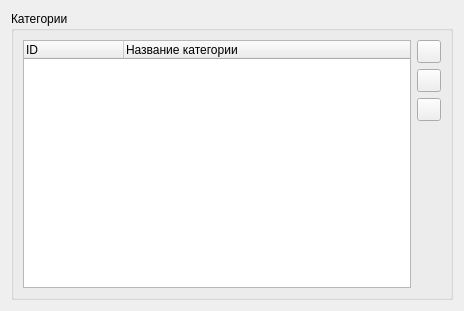
<?xml version="1.0" encoding="UTF-8"?>
<ui version="4.0">
 <class>CCategoriesWidget</class>
 <widget class="QWidget" name="CCategoriesWidget">
  <property name="geometry">
   <rect>
    <x>0</x>
    <y>0</y>
    <width>464</width>
    <height>311</height>
   </rect>
  </property>
  <property name="windowTitle">
   <string>Управление категориями</string>
  </property>
  <layout class="QGridLayout" name="gridLayout">
   <item row="0" column="0">
    <widget class="QGroupBox" name="groupBox">
     <property name="title">
      <string>Категории</string>
     </property>
     <layout class="QGridLayout" name="gridLayout_2">
      <item row="0" column="0">
       <widget class="QTreeWidget" name="twCategories">
        <column>
         <property name="text">
          <string notr="true">ID</string>
         </property>
        </column>
        <column>
         <property name="text">
          <string>Название категории</string>
         </property>
        </column>
       </widget>
      </item>
      <item row="0" column="1">
       <layout class="QVBoxLayout" name="verticalLayout">
        <item>
         <widget class="QToolButton" name="tbnCategoriesAdd">
          <property name="text">
           <string/>
          </property>
          <property name="icon">
           <iconset resource="../main_res.qrc">
            <normaloff>:/images/add.png</normaloff>:/images/add.png</iconset>
          </property>
         </widget>
        </item>
        <item>
         <widget class="QToolButton" name="tbnCategoriesEdit">
          <property name="text">
           <string/>
          </property>
          <property name="icon">
           <iconset resource="../main_res.qrc">
            <normaloff>:/images/edit.png</normaloff>:/images/edit.png</iconset>
          </property>
         </widget>
        </item>
        <item>
         <widget class="QToolButton" name="tbnCategoriesDelete">
          <property name="text">
           <string/>
          </property>
          <property name="icon">
           <iconset resource="../main_res.qrc">
            <normaloff>:/images/delete.png</normaloff>:/images/delete.png</iconset>
          </property>
         </widget>
        </item>
        <item>
         <spacer name="verticalSpacer">
          <property name="orientation">
           <enum>Qt::Vertical</enum>
          </property>
          <property name="sizeHint" stdset="0">
           <size>
            <width>20</width>
            <height>40</height>
           </size>
          </property>
         </spacer>
        </item>
       </layout>
      </item>
     </layout>
    </widget>
   </item>
  </layout>
 </widget>
 <resources>
  <include location="../main_res.qrc"/>
  <include location="../main_res.qrc"/>
 </resources>
 <connections/>
</ui>
